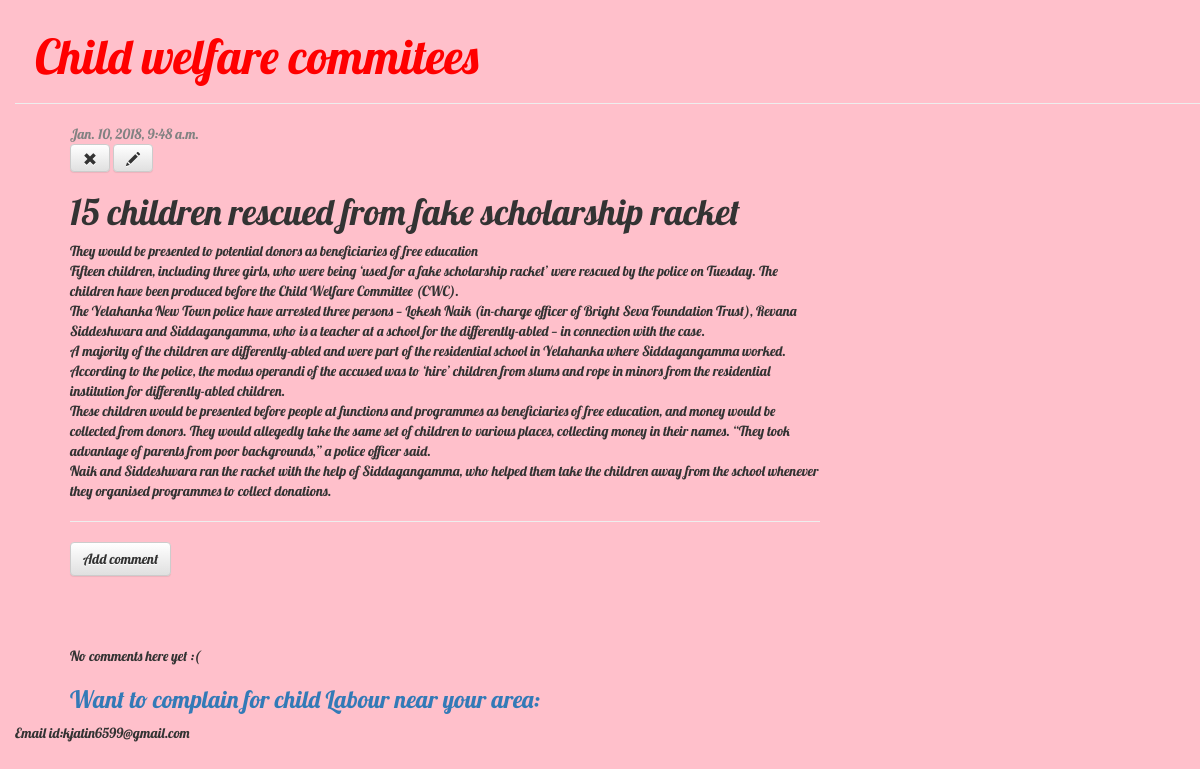
Screenshot of /CWC/post/1/ with the database file from the repository.
### child/models.py (models this page shows, shortened)
class Post(models.Model):
	author=models.ForeignKey('auth.user')
	title=models.CharField(max_length=200)
	text=models.TextField()
	created_date=models.DateTimeField(default=timezone.now)
	published_date=models.DateTimeField(blank=True,null=True)

### child/views.py (the view)
# urls.py: url(r'^CWC/post/(?P<pk>\d+)/$', views.post_detail, name='post_detail'),
def post_detail(request, pk):
    post = get_object_or_404(Post, pk=pk)
    return render(request, 'child/post_detail.html', {'post': post})

### child/templates/child/post_detail.html
{% extends 'child/base.html' %}
{% block content %}
    <div class="post">
        {% if post.published_date %}
            <div class="date">
                {{ post.published_date }}
            </div>
        {% else %}
         <a class="btn btn-default" href="{% url 'post_publish' pk=post.pk %}">Publish</a>
        {% endif %}
        <a class="btn btn-default" href="{% url 'post_remove' pk=post.pk %}"><span class="glyphicon glyphicon-remove"></span></a>
        <a class="btn btn-default" href="{% url 'post_edit' pk=post.pk %}"><span class="glyphicon glyphicon-pencil"></span></a>
        <h1>{{ post.title }}</h1>
        <p>{{ post.text|linebreaksbr }}</p>
<hr>
<a class="btn btn-default" href="{% url 'add_comment_to_post' pk=post.pk %}">Add comment</a>
    </div>
{% for comment in post.comments.all %}
    <div class="comment">
        <div class="date">{{ comment.created_date }}</div>
        {% if not comment.approved_comment %}
                        <a class="btn btn-default" href="{% url 'comment_remove' pk=comment.pk %}"><span class="glyphicon glyphicon-remove"></span></a>
                        <a class="btn btn-default" href="{% url 'comment_approve' pk=comment.pk %}"><span class="glyphicon glyphicon-ok"></span></a>
                    {% endif %}
        <strong>{{ comment.author }}</strong>
        <p>{{ comment.text|linebreaks }}</p>
    </div>
{% empty %}
    <p>No comments here yet :(</p>
{% endfor %}
{% endblock %}

### child/static/child/blog.css (style rules this page uses)
body { background: pink; ; background-size: 100%; padding-left: 15px; font-family: 'Lobster'; }
.date { color: #828282; }
.post { margin-bottom: 70px; }

### rows the page displays
Post: published_date "Jan. 10, 2018, 9:48 a.m.", title "15 children rescued from fake scholarship racket", text "They would be presented to potential donors as beneficiaries of free education Fifteen children, including three girls, who were being ‘used for a fake scholarship racket’ were rescued by the police on Tuesday. The children have been produced before the Child Welfare Committee (CWC). The Yelahanka New Town police have arrested three persons — Lokesh Naik (in-charge officer of Bright Seva Foundation Trust), Revana Siddeshwara and Siddagangamma, who is a teacher at a school for the differently-abled — in connection with the case. A majority of the children are differently-abled and were part of the residential school in Yelahanka where Siddagangamma worked. According to the police, the modus…"
